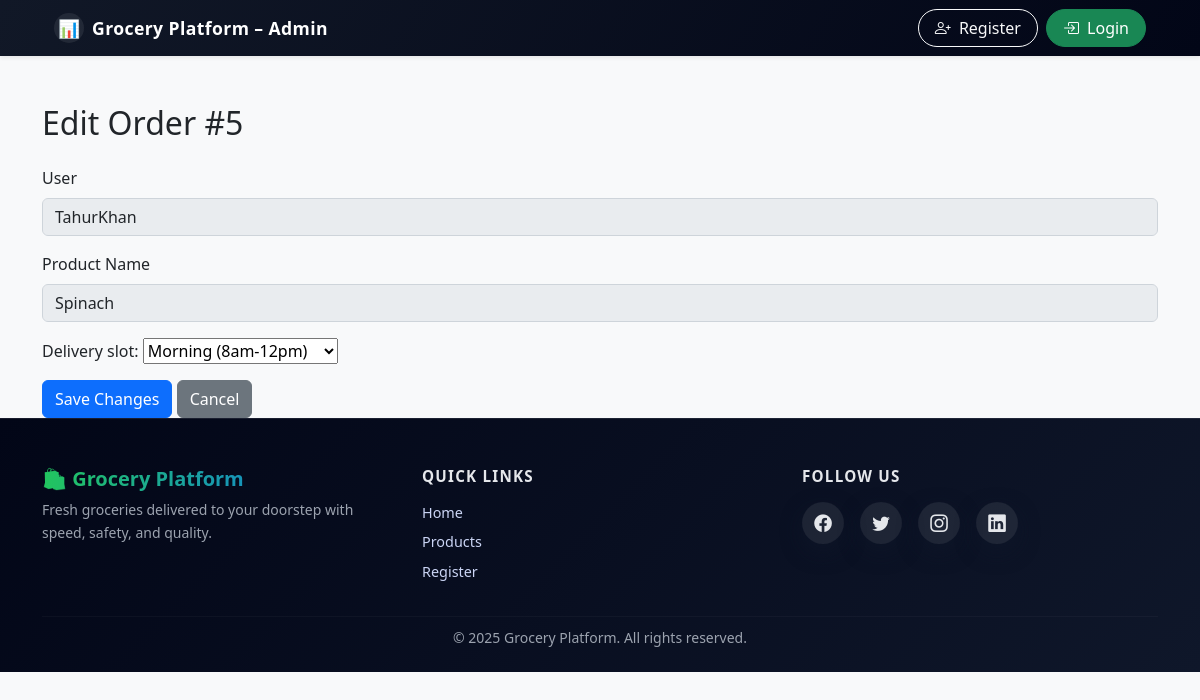
/admin_order_edit/5/, run on the app's committed database.
### orderapp/models.py (models this page shows, shortened)
class Order(models.Model):
    user = models.ForeignKey(User, on_delete=models.CASCADE)
    image = models.ImageField(upload_to='order_images/', null=True, blank=True)  # ✔ NEW
    address = models.ForeignKey("Address", on_delete=models.CASCADE, null=True, blank=True) # ✔ NEW
    product_name = models.CharField(max_length=30, null=True, blank=True)
    quantity = models.IntegerField(default=1)
    total_price = models.DecimalField(max_digits=10, decimal_places=2)
    delivery_slot = models.CharField(max_length=20, choices=DELIVERY_SLOTS)
    status = models.CharField(max_length=20, choices=STATUS_CHOICES, default='Pending')
    created_at = models.DateTimeField(auto_now_add=True)
    class Meta:
        db_table = 'order'

### dashboard/views.py (the view)
# urls.py: path("admin_order_edit/<int:id>/",v.admin_order_edit,name="admin_order_edit"),
def admin_order_edit(request, id):
    order = get_object_or_404(Order, id=id)
    if request.method == 'POST':
        form = OrderForm(request.POST, instance=order)
        if form.is_valid():
            form.save()
            return redirect('dashboard:orders')
    else:
        form = OrderForm(instance=order)
    return render(request, 'admin_order_edit.html', {'form': form, 'order': order})

### orderapp/models.py
class OrderForm(forms.ModelForm):
    class Meta:
        model = Order
        fields = ['delivery_slot']

### cart/context_processors.py (called while the page is built)
def cart_count(request):
    count = request.session.get('cart_count', 0)
    return {'cart_count': count}

### dashboard/templates/admin_order_edit.html (shortened to what this page needs)
{% extends 'admin_home.html' %}
{% block body %}
<div class="container mt-5">
    <h2 class="mb-4">Edit Order #{{ order.id }}</h2>
    <form method="POST">
        <div class="mb-3">
            <label for="user" class="form-label">User</label>
            <input type="text" class="form-control" id="user" value="{{ order.user.username }}" disabled>
        </div>
        <div class="mb-3">
            <label for="product" class="form-label">Product Name</label>
            <input type="text" class="form-control" id="product" value="{{ order.product_name }}" disabled>
        </div>
        {{ form.as_p }}
        <button type="submit" class="btn btn-primary">Save Changes</button>
        <a href="{% url 'dashboard:orders' %}" class="btn btn-secondary">Cancel</a>
    </form>
</div>
{% endblock %}

### data on the page
Order: id "5", user.username "TahurKhan", product_name "Spinach", delivery_slot "Morning (8am-12pm)"
